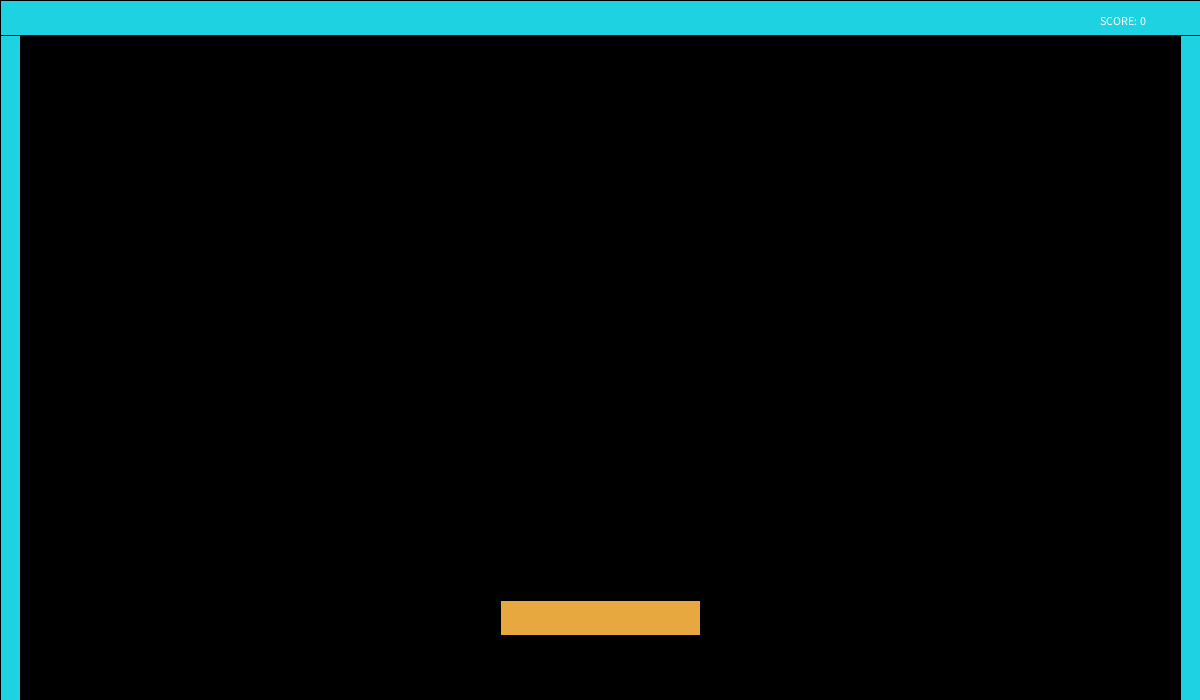
Frame 1 (no input)
Frame 60 (the mouse pressed at the canvas centre just before this capture): identical to frame 1, image omitted
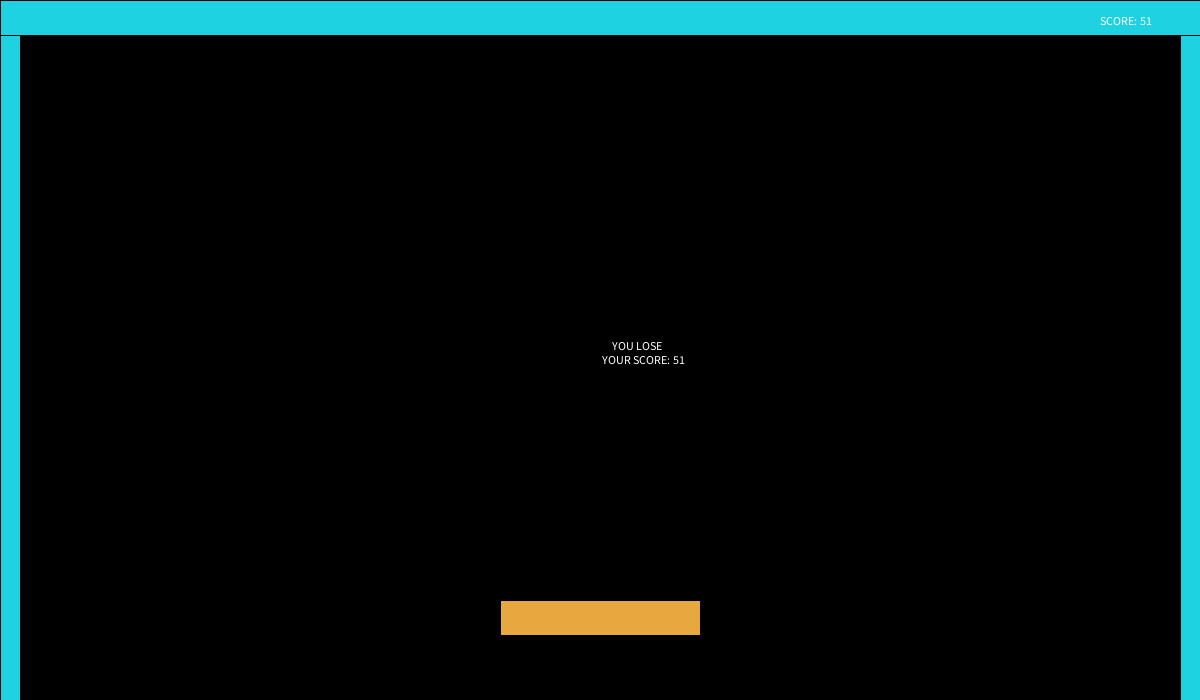
Frame 120 (the mouse held since frame 60 and released just before this capture)

The Processing sketch that drew these frames (run headless with seeded random() and noise(); from frame 60 on, the mouse is pressed at the canvas centre):

// Processing sketch: PingPongEverts
// ── PingPongEverts.pde
//Varaibles
  //ArrayList <Circle> myCircles=new ArrayList<Circle>();
  int xPos1 = 0;
  int yPos1 = 0;
  int xPos2 = 500;
  int yPos2 = 600;
  int x=25;
  int y=200;
  int mb1L= 700;
  int mb2L= 700;
  int mb1W= 25;
  int count=0;
  boolean lost = false;
  boolean started = false;
  Circle myCircle = new Circle();
  
  
  //Setup Background
public void setup() {
  size(1200, 700);
}

//Basically the runner class
public void draw(){
  //Sets up backgroud and paddles
  if(lost == false){
  background(0, 0, 0);
  makeBoarders1();
  makeBoarders2();
  makeBoarders3();
  makeRect();
  if(started)
    myCircle.display();
  //Displays score
  fill(255, 255, 255);
  text("SCORE: " + count, 1100, 25);
  
 //Allows for the paddles to move
  movePlayer();
  
  //Spawns in Circles
  
  }
 
}

//Makes boarders
public void makeBoarders1(){
  fill(31, 210, 226);
  rect(0, 0, 20, mb1L);   
}

public void makeBoarders2(){
  fill(31, 210, 226);
  rect(1180, 0, 50, 700);   
}

public void makeBoarders3(){
  fill(31, 210, 226);
  rect(xPos1, yPos1, 1200, 35);   
}

//Makes players paddle
public void makeRect(){
  fill(230, 168, 63);
  rect(xPos2, yPos2, 200, 35); 
}

//Allows player to move their paddle
public void movePlayer(){
  if(keyPressed){
     if(keyCode==RIGHT){
    xPos2+=15;
  } else if(keyCode==LEFT){
    xPos2-=15;
  } 
  }
}

public void mousePressed() {
  myCircle.display();
  println(x);
  started = true;
  //myCircles.add(new Circle());
}

public class Circle {
  float x;
  float y;
  float xspeed=random(10, 15);
  float yspeed=random(10, 15);
  float velocity=.09;

//Sets the ball to spawn at mouse click
  Circle() {
    this.x=mouseX;
    this.y=mouseY;
  }

  void display() {
    fill(255, 255, 255);
    ellipse(x, y, 50, 50);
    xspeed+=velocity;
    yspeed+=velocity;
    x+=xspeed;
    y+=yspeed;
    if (x>1180 && y<mb1L) {
      xspeed+=velocity;
      xspeed*=-1;
      count++;
    } else if (x<24 && y<mb2L) {
      xspeed+=velocity;
      xspeed*=-1;
      count++;
    } else if(y>=yPos2-20 && y<=yPos2+10 && x>=xPos2 && x<=xPos2+200){
      yspeed+=velocity;
      yspeed*=-1;
    }else if(y<=yPos1+50 && y>=yPos1-10 && x>=xPos1 && x<=xPos1+1200){
      yspeed+=velocity;
      yspeed*=-1;
      count++;
    }else if(y>mb1L+50 && y>mb2L+50){
      lost = true;
      text("     YOU LOSE \n YOUR SCORE: " + count, 600, 350);
    }
  }
}
